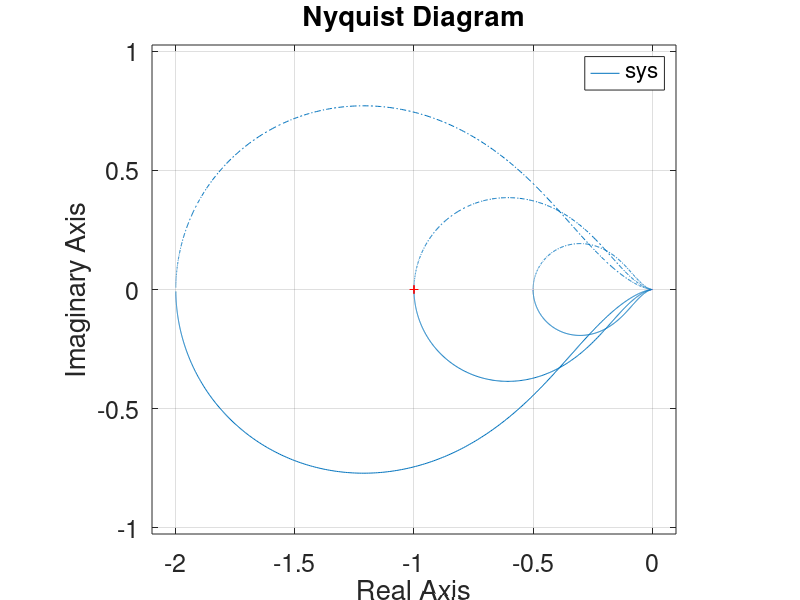

The MATLAB script that drew this image:
n = 40;
d = poly([2 -10]);
sys = tf(n,d);
nyquist(sys);

set(gca, 'FontSize', 18);
axis('equal');
hold on;

n = 20;
sys=tf(n,d);
nyquist(sys);

n = 10;
sys=tf(n,d);
nyquist(sys);
hold off;
